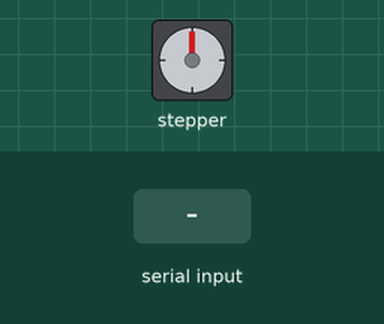
Bench run of a sketch on a simulated Arduino Uno, built with avr-gcc and run on an emulated ATmega328P. Parts: stepper motor. Inputs (shaded band) come from the test bench. Stepper angles assume 200 steps per turn; what the sketch prints to the serial monitor is not drawn.

Above: at 0.15 s.
At 1.2 s:
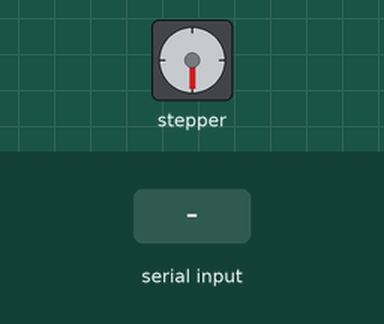
1.3 s: "90,45,200\n" received over Serial
2.8 s: "90,45\n" received over Serial
4.3 s: "0\n" received over Serial
Timing chart, 0 to 7.3 s (numbered marks = the images above; inputs shaded):
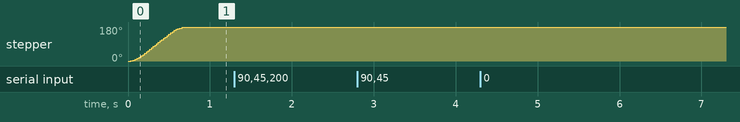

Measured:
- after the input at 1.3 s, every drawn part: stays the same
- after the input at 2.8 s, every drawn part: stays the same
- after the input at 4.3 s, every drawn part: stays the same
- by itself, stepper: turns 180° clockwise in 0.66 s

The sketch:

cnc_1gdl.ino
```cpp
#include <AccelStepper.h>
#include <AFMotor.h>

// two stepper motors one on each port
AF_Stepper motor(200, 1);
String comando = "";
boolean stringComplete = false;
boolean reposo = true;
String primer = "G";
String segundo0 = "0";
int maxvel = 200;

// you can change these to DOUBLE or INTERLEAVE or MICROSTEP!
// wrappers for the first motor!
void forwardstep() {
  motor.onestep(FORWARD, SINGLE);
}
void backwardstep() {
  motor.onestep(BACKWARD, SINGLE);
}

// Motor shield has two motor ports, now we'll wrap them in an AccelStepper object
AccelStepper stepper(forwardstep, backwardstep);

void setup()
{
    Serial.begin(9600);
    stepper.setMaxSpeed(200.0);
    stepper.setAcceleration(1000.0);
    stepper.moveTo(100);

}

void loop()
{
	    //stepper.moveTo(-stepper.currentPosition());
    if(stepper.distanceToGo()==0 && reposo == false){
      Serial.println("ok");
      reposo = true;
      }
    stepper.run();

    if (stringComplete) {
    Serial.println(comando);
    if(comando[0] == primer[0]){
      reposo = false;
      if(comando[1] == segundo0[0]){
        stepper.setMaxSpeed(maxvel);
        stepper.moveTo(comando.substring(3,6).toInt());
        }
      else{
        stepper.setMaxSpeed(comando.substring(7,10).toInt());
        stepper.moveTo(comando.substring(3,6).toInt());
        }
    }
    else{Serial.println("Datos erroneos");}
    // clear the string:
    comando = "";
    stringComplete = false;
  }
}

void serialEvent() {
  while (Serial.available()) {
    // get the new byte:
    char inChar = (char)Serial.read();
    // add it to the inputString:
    comando += inChar;
    // if the incoming character is a newline, set a flag
    // so the main loop can do something about it:
    if (inChar == '\n') {
      stringComplete = true;
    }
  }
}
```
